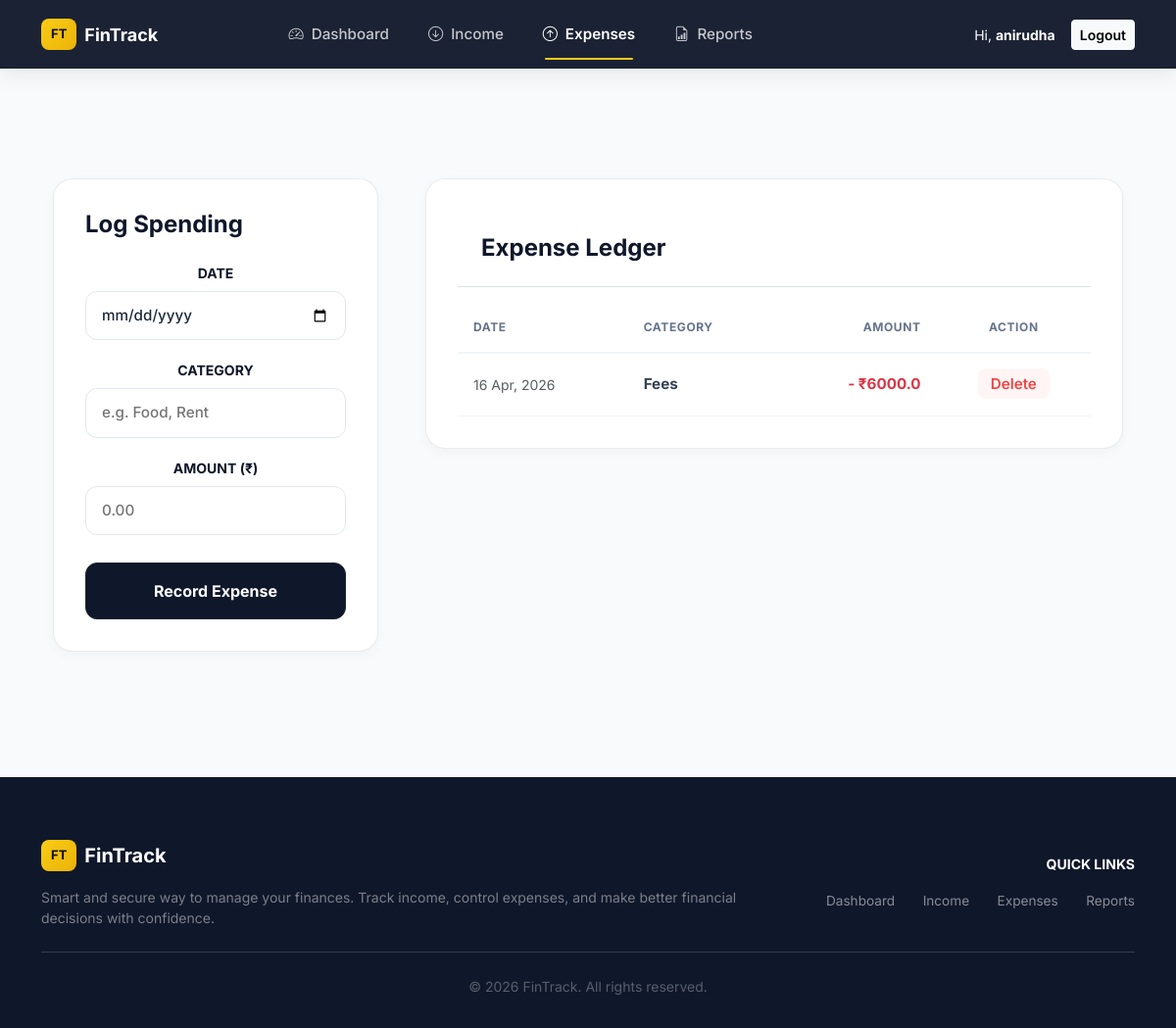
The app's page /expense/ (signed in) with its own data.
### finance/models.py (models this page shows, shortened)
class Expense(models.Model):
    user = models.ForeignKey(User, on_delete=models.CASCADE)
    category = models.CharField(max_length=255)
    amount = models.FloatField()
    date = models.DateTimeField(auto_now_add=True)

### finance/views.py (the view)
# urls.py: path('expense/', views.expense_page, name='expense'),
@login_required
def expense_page(request):
    if request.method == 'POST':
        category = request.POST.get('category')
        amount = request.POST.get('amount')
        Expense.objects.create(user=request.user, category=category, amount=amount)
        messages.success(request, "Expense recorded successfully.")
        return redirect('expense')
    expenses = Expense.objects.filter(user=request.user).order_by('-date')
    return render(request, 'expense.html', {'expenses': expenses})

### finance/templates/expense.html (shortened to what this page needs)
{% extends 'base.html' %}
{% block content %}
<div class="container py-5">
    <div class="row g-5">
        <div class="col-md-4">
            <div class="stats-card">
                <h4 class="fw-bold mb-4">Log Spending</h4>
                <form method="POST">
                    <label class="card-label small fw-bold text-uppercase">Date</label>
                    <input type="date" name="date" required>
                    <label class="card-label small fw-bold text-uppercase">Category</label>
                    <input type="text" name="category" placeholder="e.g. Food, Rent" required>
                    <label class="card-label small fw-bold text-uppercase">Amount (₹)</label>
                    <input type="number" name="amount" step="0.01" placeholder="0.00" required>
                    <button type="submit" class="btn btn-dark w-100 py-3 fw-bold mt-2" style="border-radius:12px; background: #0F172A;">
                        Record Expense
                    </button>
                </form>
            </div>
        </div>
        <div class="col-md-8">
            <div class="stats-card p-0 overflow-hidden">
                <div class="p-4 border-bottom">
                    <h4 class="fw-bold mb-0">Expense Ledger</h4>
                </div>
                <div class="table-responsive">
                    <table class="table-hover">
                        <thead>
                            <tr>
                                <th>Date</th>
                                <th>Category</th>
                                <th class="text-end">Amount</th>
                                <th class="text-center">Action</th>
                            </tr>
                        </thead>
                        <tbody>
                            {% for item in expenses %}
                            <tr>
                                <td class="text-muted small">{{ item.date|date:"d M, Y" }}</td>
                                <td class="fw-bold">{{ item.category }}</td>
                                <td class="text-end text-danger fw-bold">- ₹{{ item.amount }}</td>
                                <td class="text-center">
                                    <a href="{% url 'delete_expense' item.id %}" class="btn-delete">Delete</a>
                                </td>
                            </tr>
                            {% empty %}
                            <tr>
                                <td colspan="4" class="text-center py-5 text-muted">No expenses found.</td>
                            </tr>
                            {% endfor %}
                        </tbody>
                    </table>
                </div>
            </div>
        </div>
    </div>
</div>
{% endblock %}

### finance/templates/base.html (shortened to what this page needs)
<!DOCTYPE html>
<html lang="en">
<head>
    <link href="https://cdn.jsdelivr.net/npm/bootstrap@5.3.0/dist/css/bootstrap.min.css" rel="stylesheet">
    <link rel="stylesheet" href="https://cdn.jsdelivr.net/npm/bootstrap-icons@1.11.0/font/bootstrap-icons.css">
    {% load static %}
    <link rel="stylesheet" href="{% static 'css/style.css' %}?v=2">
</head>
<body>
<nav class="navbar navbar-expand-lg navbar-dark sticky-top custom-navbar">
    <div class="container">
        <a class="navbar-brand d-flex align-items-center" href="{% url 'dashboard' %}">
            <div class="logo-badge me-2">FT</div>
            <span class="brand-name">FinTrack</span>
        </a>
        <div class="collapse navbar-collapse" id="navMain">
            {% if user.is_authenticated %}
            <ul class="navbar-nav mx-auto gap-lg-4">
                <li class="nav-item">
                    <a class="nav-link {% if request.resolver_match.url_name == 'dashboard' %}active-link{% endif %}"
                       href="{% url 'dashboard' %}">
                        <i class="bi bi-speedometer2 me-1"></i> Dashboard
                    </a>
                </li>
                <li class="nav-item">
                    <a class="nav-link {% if request.resolver_match.url_name == 'income' %}active-link{% endif %}"
                       href="{% url 'income' %}">
                        <i class="bi bi-arrow-down-circle me-1"></i> Income
                    </a>
                </li>
                <li class="nav-item">
                    <a class="nav-link {% if request.resolver_match.url_name == 'expense' %}active-link{% endif %}"
                       href="{% url 'expense' %}">
                        <i class="bi bi-arrow-up-circle me-1"></i> Expenses
                    </a>
                </li>
                <li class="nav-item">
                    <a class="nav-link {% if request.resolver_match.url_name == 'report' %}active-link{% endif %}"
                       href="{% url 'report' %}">
                        <i class="bi bi-file-earmark-bar-graph me-1"></i> Reports
                    </a>
                </li>
            </ul>
            {% endif %}
            <div class="ms-auto d-flex align-items-center">
                {% if user.is_authenticated %}
                <span class="user-greeting me-3 d-none d-lg-inline text-white">
                    Hi, <b>{{ user.username }}</b>
                </span>
                <a href="{% url 'logout' %}" class="btn btn-sm btn-light fw-semibold">
                    Logout
                </a>
                {% else %}
                <a href="{% url 'login' %}" class="btn btn-sm btn-gold">
                    Login
                </a>
                {% endif %}
            </div>
        </div>
    </div>
</nav>
<main class="main-content py-5">
    <div class="container">
        {% block content %}{% endblock %}
    </div>
</main>
<footer class="footer">
    <div class="container">
        <div class="row g-4 align-items-center">
            <div class="col-md-8">
                <div class="d-flex align-items-center mb-3">
                    <div class="logo-badge logo-badge-footer me-2">FT</div>
                    <h5 class="text-white fw-bold mb-0">FinTrack</h5>
                </div>
                <p class="small opacity-75 mb-0">
                    Smart and secure way to manage your finances. Track income, control expenses,
                    and make better financial decisions with confidence.
                </p>
            </div>
            <div class="col-md-4 text-md-end">
                <h6 class="text-white small text-uppercase fw-bold mb-3">Quick Links</h6>
                <a href="{% url 'dashboard' %}" class="footer-link">Dashboard</a>
                <a href="{% url 'income' %}" class="footer-link">Income</a>
                <a href="{% url 'expense' %}" class="footer-link">Expenses</a>
                <a href="{% url 'report' %}" class="footer-link">Reports</a>
            </div>
        </div>
        <hr class="my-4 opacity-25">
        <div class="text-center">
            <p class="small mb-0 opacity-50">
                © 2026 FinTrack. All rights reserved.
            </p>
        </div>
    </div>
</footer>
</body>
</html>

### finance/static/css/style.css (style rules this page uses)
:root { --primary-dark: #0f172a; --secondary-dark: #1e293b; --accent-gold: #facc15; --accent-blue: #3b82f6; --bg-light: #f8fafc; --white: #ffffff; --text-dark: #0f172a; --text-muted: #64748b; --success: #16a34a; --danger: #dc2626; }
* { margin: 0; padding: 0; box-sizing: border-box; }
body { font-family: 'Inter', sans-serif; background-color: var(--bg-light); color: var(--text-dark); }
.navbar { background: rgba(15, 23, 42, 0.95) !important; backdrop-filter: blur(10px); padding: 0.9rem 0; box-shadow: 0 6px 20px rgba(0,0,0,0.08); }
.logo-badge { background: linear-gradient(135deg, #facc15, #eab308); color: #111; font-weight: 700; padding: 6px 10px; border-radius: 8px; font-size: 13px; }
.brand-name { font-weight: 700; font-size: 18px; }
.nav-link { color: rgba(255,255,255,0.75) !important; font-size: 0.95rem; font-weight: 500; transition: 0.3s; }
.active-link { color: #fff !important; font-weight: 600; position: relative; }
.active-link::after { content: ''; position: absolute; bottom: -6px; left: 10px; right: 10px; height: 2px; background: var(--accent-gold); border-radius: 2px; }
.footer { background: var(--primary-dark); color: rgba(255,255,255,0.6); padding: 4rem 0 2rem; }
.footer-link { color: rgba(255,255,255,0.5); text-decoration: none; font-size: 0.85rem; margin-left: 1.5rem; }
.user-greeting { color: rgba(255,255,255,0.85); font-size: 14px; }
input, select, textarea { width: 100%; padding: 10px 12px; border-radius: 8px; border: 1px solid #ddd; font-size: 14px; transition: 0.2s; }
label { font-weight: 500; }
button { border-radius: 8px; }
.container.py-5 { max-width: 1200px; }
.stats-card { background: #ffffff !important; border: 1px solid rgba(0,0,0,0.08) !important; border-radius: 20px !important; padding: 2rem !important; box-shadow: 0 4px 12px rgba(0,0,0,0.03) !important; margin-bottom: 2rem; }
input[type="text"], input[type="number"], input[type="date"], .form-control { display: block; width: 100%; padding: 0.8rem 1rem !important; font-size: 0.95rem !important; font-weight: 500 !important; color: #1e293b !important; background-color: #ffffff !important; border: 1.5px solid #e2e8f0 !important; border-radius: 12px !important; margin-top: 0.5rem; margin-bottom: 1.25rem; transition: all 0.2s ease; }
table { width: 100%; border-collapse: collapse; margin-top: 1rem; }
th { text-transform: uppercase; font-size: 0.75rem !important; font-weight: 700 !important; letter-spacing: 0.05em; color: #64748b; padding: 1rem !important; border-bottom: 2px solid #f1f5f9 !important; text-align: left; }
td { padding: 1.25rem 1rem !important; border-bottom: 1px solid #f1f5f9 !important; font-size: 0.95rem; color: #334155; }
.btn-delete { color: #ef4444 !important; font-weight: 600; text-decoration: none; padding: 0.4rem 0.8rem; border-radius: 8px; background: rgba(239, 68, 68, 0.05); transition: 0.2s; }
.stats-card .card-label { display: block; text-align: center; width: 100%; }
.stats-card { background: #e32727; border: 1px solid rgba(0, 0, 0, 0.05); border-radius: 24px; padding: 2rem; box-shadow: 0 10px 15px -3px rgba(0, 0, 0, 0.05); }

### records on screen
Expense: date "16 Apr, 2026", category "Fees", amount "6000.0"

### other values on screen
{{ user.username }} "anirudha"
